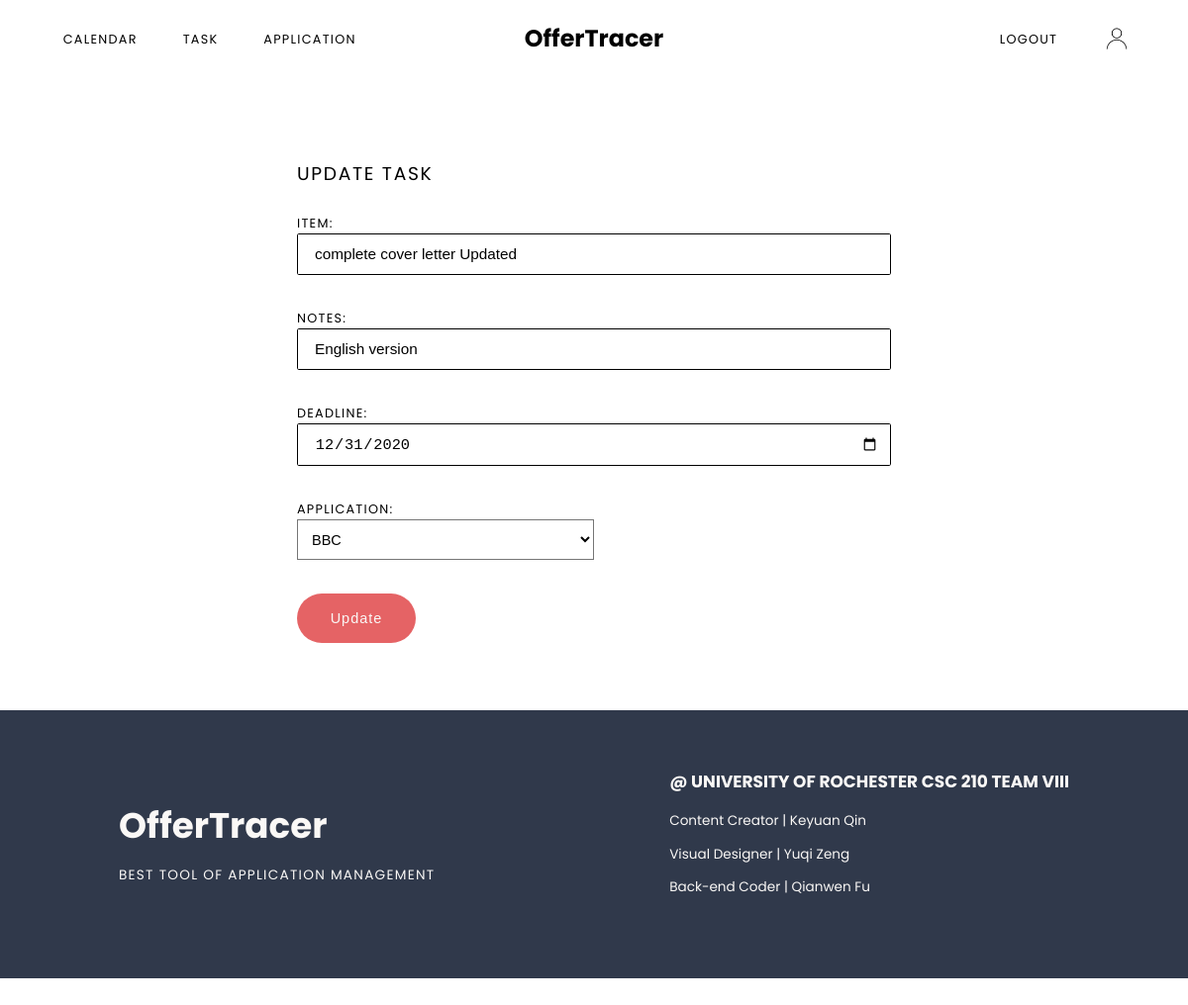
Page /task_update/3 (signed in) on the earlier database version.
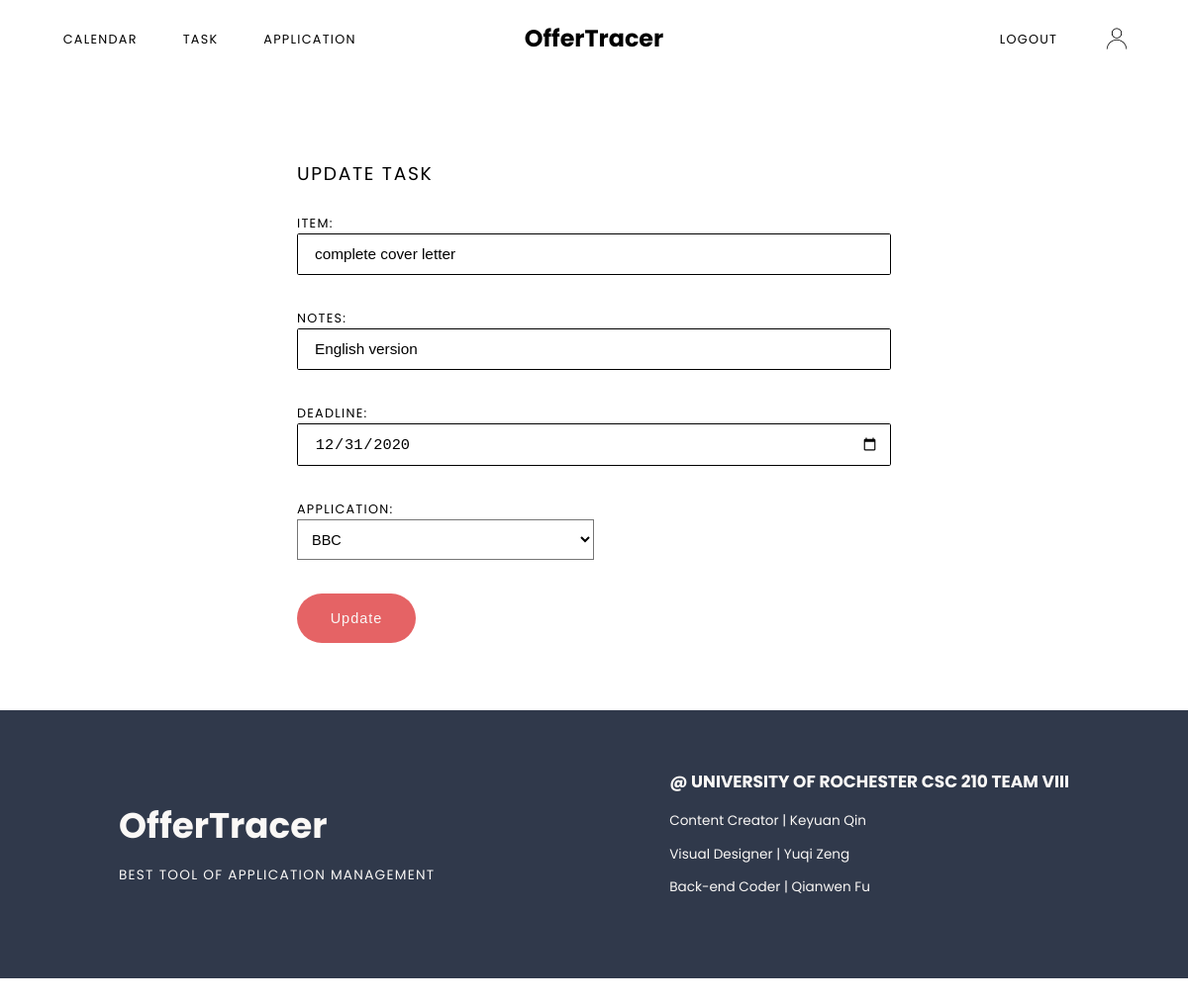
Same page on the later database version.
### models.py (models this page shows, shortened)
class Task(db.Model):
	id = db.Column(db.Integer, primary_key=True)
	item = db.Column(db.String(100), nullable=False) #title of this task
	notes = db.Column(db.Text)
	due = db.Column(db.DateTime)
	complete = db.Column(db.Boolean(False), nullable=False)
	job_id = db.Column(db.Integer, db.ForeignKey('job.id'))
	user_id = db.Column(db.Integer, db.ForeignKey('user.id'))

### main.py (the view, shortened to what this page needs)
@main.route('/task_update/<int:task_id>', methods=['GET','POST'])
@login_required
def task_update(task_id):
	jobs = Job.query.filter_by(user_id=current_user.id)
	task = Task.query.get_or_404(task_id)
	return render_template('update_task.html', task=task, jobs=jobs)

### app.py (called while the page is built)
@login_manager.user_loader
def load_user(user_id):
	return User.query.get(int(user_id))

### templates/update_task.html (shortened to what this page needs)
{% extends "baseLogged.html" %}
{% block content %}
<div class="sectionContainer updateContainer">
	<form method="POST" action="" class="content containAlignCenter loginContent">
		<h2>Update Task</h2>
		<label for="item">Item: </label><br><input type="text" name="item" id="item" class="inputNormal" value="{{task.item}}" required><br>
		<label for="notes">Notes: </label><br><input type="text" name="notes" id="notes" class="inputNormal" value="{{task.notes}}" required><br>
		<label for="due">Deadline: </label><br><input type="date" name="due" id="due" class="inputNormal" value="{{task.due.date()}}" required=""><br>
		<label for="job">Application: </label><br>
		<select name="job" id="job">
		{% for job in jobs %}
  			<option value="{{job.id}}">{{job.program}}</option>
		{% endfor %}
		</select><br>
		<input type="submit" value="Update" class="submit updateSave" id="submit">
	</form>
</div>
{% endblock %}

Differences in the rows shown:
changed Task "English version": item "complete cover letter Updated" → "complete cover letter"
